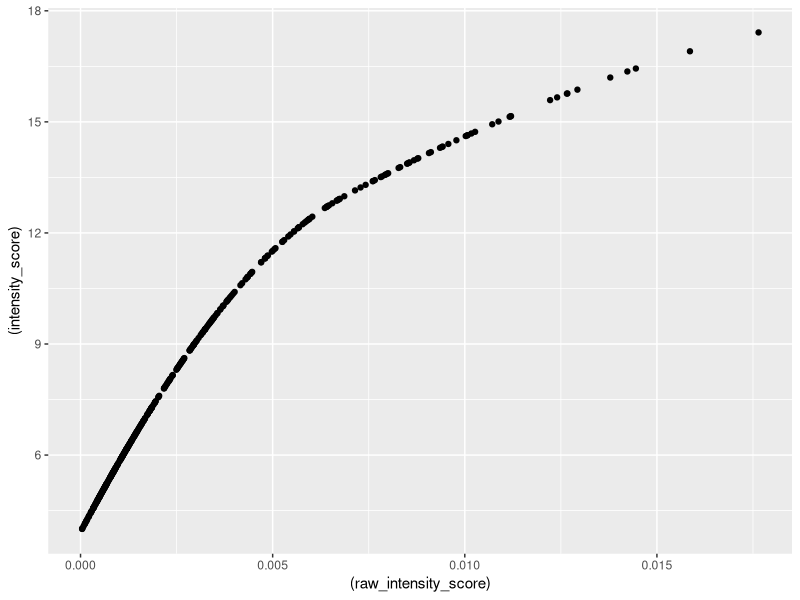
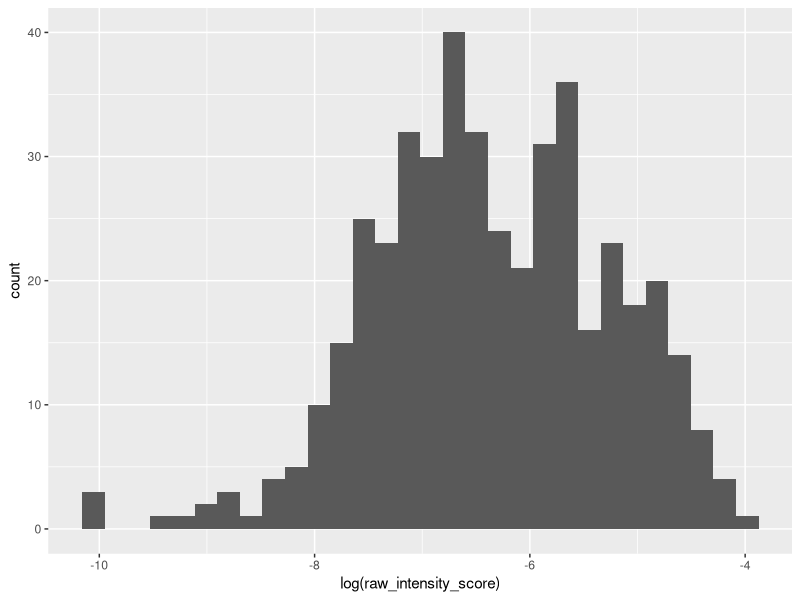
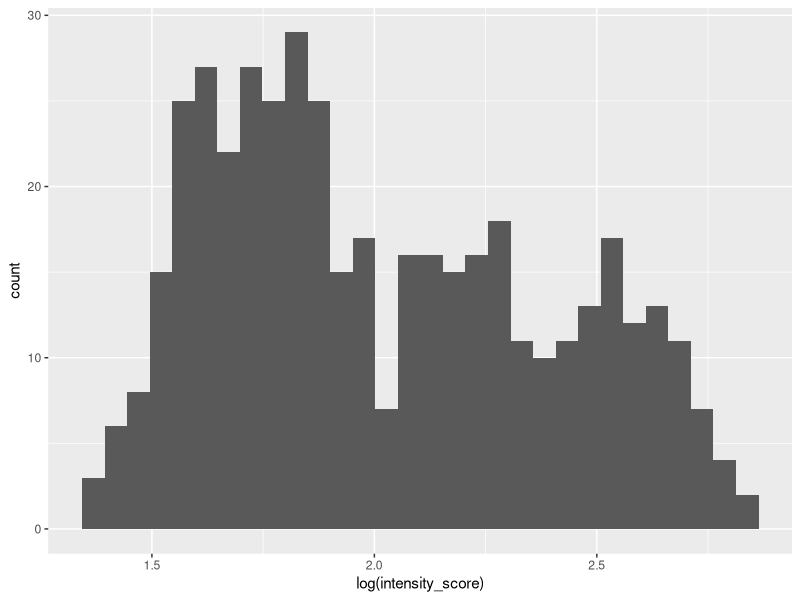

R code for these plots, in order:
library(dplyr)
library(readr)
library(ggplot2)

workouts <- read_csv('../data/workouts.csv')

wo <- workouts %>% 
    filter(!is.na(name)) %>% 
    mutate(name = case_when(
        (name == "Powerlifting" | 
             name == "Functional Fitness") ~ "Weightlifting",
        1 == 1 ~ name
    )) %>% 
    group_by(name) %>% 
    slice_head(n = 6) %>% 
    summarise(count = length(name),
              avg_strain = mean(intensity_score),
              avg_intensity = mean(raw_intensity_score))


ggplot(workouts[workouts$intensity_score > 4, ], 
       aes(x = (raw_intensity_score), y = (intensity_score))) +
    geom_point() 

ggplot(workouts[workouts$intensity_score > 4, ], 
       aes(x = log(raw_intensity_score))) + 
    geom_histogram()

ggplot(workouts[workouts$intensity_score > 4, ], 
       aes(x = log(intensity_score))) + 
    geom_histogram()


lin_mod <- lm(log(avg_strain) ~ log(avg_intensity), wo)
summary(lin_mod)



